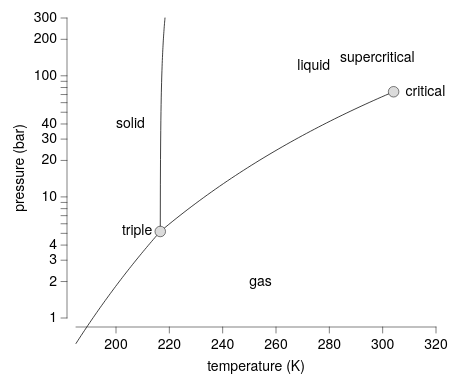

Source (Vega-Lite JSON):
### Vega-Lite specification from a JSON file in a GitHub repository (floating-point values rounded to 4 significant figures; data arrays with more than 128 entries replaced by an {"elided": "..."} marker saying what was removed)
{"background": null, "config": {"arc": {"fill": "#DBDBDB", "fillOpacity": 1.0, "innerRadius": 37.5, "padAngle": 0.03, "stroke": "black", "strokeOpacity": 1, "strokeWidth": 0.25}, "area": {"fill": "#DBDBDB", "fillOpacity": 1.0, "stroke": "black", "strokeOpacity": 1, "strokeWidth": 0.25}, "axis": {"domain": true, "domainCap": "round", "domainColor": "black", "domainWidth": 0.25, "grid": false, "gridCap": "round", "gridColor": "#F1F1F1", "gridDash": [0, 0], "gridOpacity": 1.0, "gridWidth": 0.25, "labelColor": "black", "labelFont": "Helvetica Neue", "labelFontSize": 7, "labelFontStyle": "normal", "labelFontWeight": 400, "offset": 4.5, "ticks": true, "tickCap": "round", "tickColor": "black", "tickRound": false, "tickSize": 3, "tickWidth": 0.25, "titleColor": "black", "titleFont": "Helvetica Neue", "titleFontSize": 7, "titleFontStyle": "normal", "titleFontWeight": 400}, "axisX": {"domain": true, "labelAlign": "center", "labelAngle": 0, "labels": true, "ticks": true, "translate": 0}, "axisY": {"domain": true, "labelAlign": "right", "labelAngle": 0, "labels": true, "ticks": true, "translate": 0}, "axisRight": {"domain": true, "labelAlign": "left", "labelAngle": 0, "labels": true, "ticks": true, "translate": 0}, "axisTop": {"domain": true, "labelAlign": "center", "labelAngle": 0, "labels": true, "ticks": true, "translate": 0}, "axisBand": {"tickOffset": 0}, "bar": {"fill": "#DBDBDB", "fillOpacity": 1.0, "stroke": "black", "strokeOpacity": 1, "strokeWidth": 0.25}, "boxplot": {"size": 13.5, "ticks": {"cornerRadius": 0.25, "fill": "black", "opacity": 1, "size": 6.75, "thickness": 0.25}, "box": {"fillOpacity": 1.0, "stroke": "black", "strokeOpacity": 1, "strokeWidth": 0.25}, "median": {"cornerRadius": 0, "fill": "black", "fillOpacity": 1.0, "opacity": 1, "size": 13.5, "thickness": 0.25}, "rule": {"fill": "black", "fillOpacity": 1.0, "size": 15.0, "stroke": "black", "strokeDash": [0, 0], "strokeOpacity": 1, "strokeWidth": 0.25}, "outliers": {"color": "black", "fill": "black", "fillOpacity": 1.0, "size": 0, "stroke": "black", "strokeOpacity": 1, "strokeWidth": 0.25}}, "circle": {"fill": "black", "fillOpacity": 1.0, "size": 0.75, "stroke": null, "strokeOpacity": 1, "strokeWidth": 0.25}, "errorband": {"band": {"fillOpacity": 0.6, "stroke": null, "strokeWidth": 0.25, "strokeOpacity": 1}, "borders": {"opacity": 0, "strokeOpacity": 0.25, "strokeWidth": 1}}, "errorbar": {"opacity": 1, "rule": {"strokeDash": [0, 0], "strokeWidth": 0.25}, "ticks": {"color": "black", "cornerRadius": 0.125, "opacity": 1, "size": 9.0, "thickness": 0.25}, "thickness": 0.25}, "font": "Helvetica Neue", "geoshape": {"fill": "#DBDBDB", "fillOpacity": 1.0, "stroke": "black", "strokeOpacity": 1, "strokeWidth": 0.25}, "header": {"labelColor": "black", "labelFont": "Helvetica Neue", "labelFontSize": 7, "labelFontStyle": "normal", "labelFontWeight": 400, "titleColor": "black", "titleFont": "Helvetica Neue", "titleFontSize": 7, "titleFontStyle": "normal", "titleFontWeight": 400, "titlePadding": 0}, "legend": {"disable": false, "offset": 4.5, "titlePadding": 4, "labelOffset": 2, "gradientLabelOffset": 2, "gradientLength": 75.0, "gradientThickness": 7.5, "gradientOpacity": 1.0, "gradientStrokeColor": "black", "gradientStrokeWidth": 0.25, "labelColor": "black", "labelFont": "Helvetica Neue", "labelFontSize": 7, "labelFontStyle": "normal", "labelFontWeight": 400, "strokeColor": "black", "strokeWidth": 0, "symbolSize": 42, "symbolStrokeColor": "black", "symbolStrokeWidth": 0.25, "titleColor": "black", "titleFont": "Helvetica Neue", "titleFontSize": 7, "titleFontStyle": "normal", "titleFontWeight": 400}, "line": {"color": "black", "stroke": "black", "strokeCap": "round", "strokeDash": [0, 0], "strokeOpacity": 1, "strokeWidth": 0.375}, "point": {"filled": true, "fill": "#DBDBDB", "fillOpacity": 1.0, "size": 7.5, "stroke": "black", "strokeOpacity": 1, "strokeWidth": 0.25}, "range": {"category": ["#C6D9F1", "#F1C9CB", "#FEF0B9", "#CEE37A", "#7AA8E0", "#E589A3", "#FDDD5D", "#68B961", "#4177B1", "#C35082", "#E5C227", "#438156"], "diverging": {"scheme": ["#C35082", "#CE6D94", "#D989A7", "#E2A4BA", "#EABFCE", "#F1DBE2", "#F6F6F6", "#D7E0EB", "#B9CBE0", "#9BB6D5", "#7DA1C9", "#5F8CBD", "#4177B1"]}, "heatmap": {"scheme": ["#32022B", "#43044D", "#4C196E", "#4D338C", "#484DA6", "#3A68BB", "#1D83CA", "#1D9CCB", "#23B5C9", "#28CDC5", "#4DE0B4", "#91EE9F"]}, "ordinal": {"scheme": ["#F1F1F1", "#DBDBDB", "#C6C6C6", "#B2B2B2", "#9D9D9D", "#898989", "#767676", "#636363", "#515151", "#404040", "#2F2F2F", "#1F1F1F"]}, "ramp": {"scheme": ["#32022B", "#43044D", "#4C196E", "#4D338C", "#484DA6", "#3A68BB", "#1D83CA", "#1D9CCB", "#23B5C9", "#28CDC5", "#4DE0B4", "#91EE9F"]}}, "rule": {"color": "black", "stroke": "black", "strokeCap": "round", "strokeDash": [2, 2], "strokeOpacity": 1, "strokeWidth": 0.25}, "scale": {"bandPaddingInner": 0.1, "bandPaddingOuter": 0.1, "round": false}, "rect": {"fill": "#DBDBDB", "fillOpacity": 1.0, "stroke": "black", "strokeOpacity": 1, "strokeWidth": 0.25}, "square": {"fill": "#DBDBDB", "fillOpacity": 1.0, "size": 15.0, "stroke": "black", "strokeOpacity": 1, "strokeWidth": 0.25}, "text": {"color": "black", "font": "Helvetica Neue", "fontSize": 7, "fontStyle": "normal", "fontWeight": 400}, "tick": {"color": "black", "cornerRadius": 0.125, "opacity": 1.0, "size": 13.5, "thickness": 0.25}, "title": {"anchor": "middle", "frame": "group", "color": "black", "font": "Helvetica Neue", "fontSize": 7, "fontStyle": "normal", "fontWeight": 400, "subtitleColor": "black", "subtitleFont": "Helvetica Neue", "subtitleFontSize": "Helvetica Neue", "subtitleFontStyle": "normal", "subtitleFontWeight": 400}, "trail": {"color": "black", "opacity": 1, "size": 0.375}, "view": {"continuousWidth": 180, "continuousHeight": 150, "discreteWidth": 180, "discreteHeight": 150, "fill": null, "stroke": null, "strokeWidth": 0.25}}, "layer": [{"data": {"name": "data-8fe92955c799ebca20823ced94063bf8"}, "mark": {"type": "line"}, "encoding": {"detail": {"field": "boundary", "type": "nominal"}, "x": {"field": "T", "scale": {"domain": [185, 320], "nice": false}, "title": "temperature (K)", "type": "quantitative"}, "y": {"field": "P", "scale": {"domain": [1, 300], "nice": false, "type": "log"}, "title": "pressure (bar)", "type": "quantitative"}}}, {"data": {"name": "data-552e38837a02bf9e1416e4e04ed8ceca"}, "mark": {"type": "point", "filled": true, "opacity": 1, "size": 28}, "encoding": {"x": {"field": "T", "type": "quantitative"}, "y": {"field": "P", "type": "quantitative"}}}, {"data": {"values": [{"__dysonsphere__": 1}]}, "mark": {"type": "text", "align": "left", "angle": 0, "baseline": "middle", "dx": 0, "dy": 0, "opacity": 1.0}, "encoding": {"text": {"value": "solid"}, "x": {"datum": 200.0}, "y": {"datum": 40.0}}}, {"data": {"values": [{"__dysonsphere__": 1}]}, "mark": {"type": "text", "align": "left", "angle": 0, "baseline": "middle", "dx": 0, "dy": 0, "opacity": 1.0}, "encoding": {"text": {"value": "liquid"}, "x": {"datum": 268.0}, "y": {"datum": 120.0}}}, {"data": {"values": [{"__dysonsphere__": 1}]}, "mark": {"type": "text", "align": "left", "angle": 0, "baseline": "middle", "dx": 0, "dy": 0, "opacity": 1.0}, "encoding": {"text": {"value": "gas"}, "x": {"datum": 250.0}, "y": {"datum": 2.0}}}, {"data": {"values": [{"__dysonsphere__": 1}]}, "mark": {"type": "text", "align": "right", "angle": 0, "baseline": "middle", "dx": 0, "dy": 0, "opacity": 1.0}, "encoding": {"text": {"value": "supercritical"}, "x": {"datum": 312.0}, "y": {"datum": 140.0}}}, {"data": {"values": [{"__dysonsphere__": 1}]}, "mark": {"type": "text", "align": "right", "angle": 0, "baseline": "middle", "dx": -4, "dy": 0, "opacity": 1.0}, "encoding": {"text": {"value": "triple"}, "x": {"datum": 216.6}, "y": {"datum": 5.18}}}, {"data": {"values": [{"__dysonsphere__": 1}]}, "mark": {"type": "text", "align": "left", "angle": 0, "baseline": "middle", "dx": 6, "dy": 0, "opacity": 1.0}, "encoding": {"text": {"value": "critical"}, "x": {"datum": 304.1}, "y": {"datum": 73.8}}}], "$schema": "https://vega.github.io/schema/vega-lite/v6.4.1.json", "datasets": {"data-8fe92955c799ebca20823ced94063bf8": {"elided": "150 records"}, "data-552e38837a02bf9e1416e4e04ed8ceca": [{"T": 216.6, "P": 5.18}, {"T": 304.1, "P": 73.8}]}}
